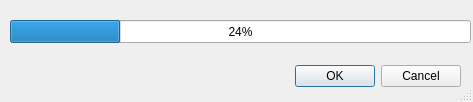
<?xml version="1.0" encoding="UTF-8"?>
<ui version="4.0">
 <class>ProgressWindow</class>
 <widget class="QDialog" name="ProgressWindow">
  <property name="geometry">
   <rect>
    <x>0</x>
    <y>0</y>
    <width>473</width>
    <height>102</height>
   </rect>
  </property>
  <property name="windowTitle">
   <string>Progress</string>
  </property>
  <property name="sizeGripEnabled">
   <bool>true</bool>
  </property>
  <property name="modal">
   <bool>true</bool>
  </property>
  <widget class="QDialogButtonBox" name="buttonBox">
   <property name="geometry">
    <rect>
     <x>0</x>
     <y>60</y>
     <width>461</width>
     <height>32</height>
    </rect>
   </property>
   <property name="orientation">
    <enum>Qt::Horizontal</enum>
   </property>
   <property name="standardButtons">
    <set>QDialogButtonBox::Cancel|QDialogButtonBox::Ok</set>
   </property>
  </widget>
  <widget class="QProgressBar" name="progressBar">
   <property name="geometry">
    <rect>
     <x>10</x>
     <y>20</y>
     <width>461</width>
     <height>23</height>
    </rect>
   </property>
   <property name="value">
    <number>24</number>
   </property>
  </widget>
 </widget>
 <resources/>
 <connections>
  <connection>
   <sender>buttonBox</sender>
   <signal>accepted()</signal>
   <receiver>ProgressWindow</receiver>
   <slot>accept()</slot>
   <hints>
    <hint type="sourcelabel">
     <x>238</x>
     <y>80</y>
    </hint>
    <hint type="destinationlabel">
     <x>157</x>
     <y>99</y>
    </hint>
   </hints>
  </connection>
  <connection>
   <sender>buttonBox</sender>
   <signal>rejected()</signal>
   <receiver>ProgressWindow</receiver>
   <slot>reject()</slot>
   <hints>
    <hint type="sourcelabel">
     <x>306</x>
     <y>80</y>
    </hint>
    <hint type="destinationlabel">
     <x>286</x>
     <y>99</y>
    </hint>
   </hints>
  </connection>
 </connections>
</ui>
